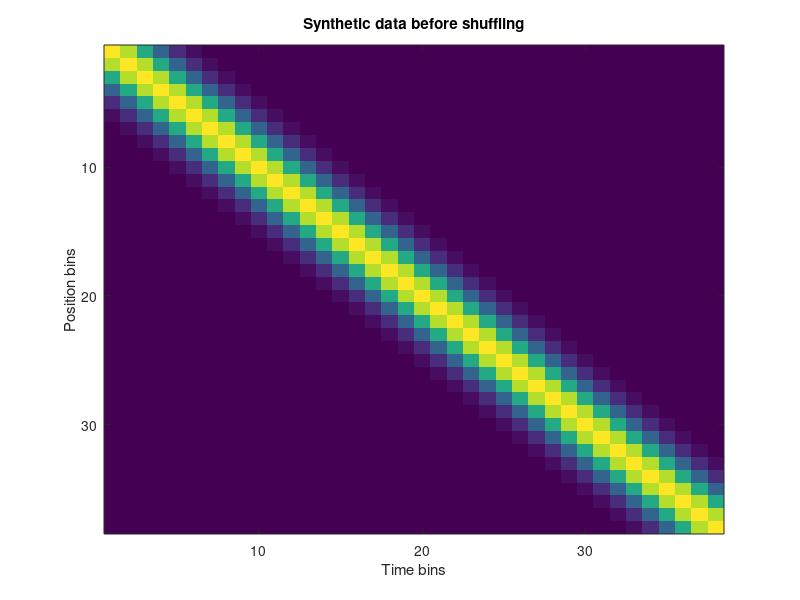

Here is the MATLAB script that generated this plot: (Note: this script raises an error after producing the figure.)
% replay_validate_metrics_v0.m
% this code generates synthetic "replay" and then validate different metrics for
% evaluating replay using the generated data. 

%% synthetic dataset generation - generate a synthetic position and then apply a gaussian around that max posibility
test_time_vector = [1:38];
num_positions = 38;
test_position = test_time_vector*num_positions/numel(test_time_vector);
test_prob = zeros(numel(test_time_vector), numel(test_position));
for i = 1:(numel(test_time_vector))
    test_prob(i,round(test_position(i))) = 1;
end
test_prob_gau = conv2(test_prob,normpdf([-10:1:10],0,2),"same");
figure; imagesc (test_prob_gau'); title("Synthetic data before shuffling"); xlabel("Time bins"); ylabel("Position bins");
%% evaluate how the value of different replay metrics changes with each iteration of shuffling 
% this can probably be improved by averaging each data point over many tries 
shuffle_times = 5; % this determines how many shuffles 
test_prob_gau_shuffled = test_prob_gau; 
weighted_corr_test = [];
max_jump_distance_test = [];
avg_jump_distance_test = [];
num_peaks_test = [];
for i = 1:shuffle_times 
    first_col = randi([1,38]);
    second_col = randi([1,38]);
    placehold_col = test_prob_gau_shuffled(first_col,:);
    test_prob_gau_shuffled(first_col,:) = test_prob_gau_shuffled(second_col,:);
    test_prob_gau_shuffled(second_col,:) = placehold_col;
    [weighted_corr_test(i),max_jump_distance_test(i), avg_jump_distance_test(i),num_peaks_test(i)] = evaluate_candidate_event(test_prob_gau_shuffled);
end 
figure; 
subplot(2,2,1); imagesc(test_prob_gau_shuffled'); xlabel("time bins"); ylabel("position");
subplot(2,2,2); plot(weighted_corr_test); xlabel("number of shuffles"); ylabel("weighted correlation");
subplot(2,2,3); plot(max_jump_distance_test);  xlabel("number of shuffles"); ylabel("max jump distance");
subplot(2,2,4); plot(avg_jump_distance_test);  xlabel("number of shuffles"); ylabel("avg jump distance");

%% generate high noise and low noise data and compare metrics 
% high noise: random, simulates "no replay"
% low noise: potential replay with some noise
shuffle_times_noise_high = 50;
shuffle_times_noise_low = 7;
total_shuffles = 1000; % this is the amount of repeat times 
weighted_corr_test_low_noise = [];
max_jump_distance_low_noise = [];
avg_jump_distance_low_noise = [];
weighted_corr_test_high_noise = [];
max_jump_distance_high_noise = [];
avg_jump_distance_high_noise = [];

for i = 1:total_shuffles
    test_prob_gau_shuffled = test_prob_gau;
    for ii = 1:shuffle_times_noise_high 
        first_col = randi([1,38]);
        second_col = randi([1,38]);
        placehold_col = test_prob_gau_shuffled(first_col,:);
        test_prob_gau_shuffled(first_col,:) = test_prob_gau_shuffled(second_col,:);
        test_prob_gau_shuffled(second_col,:) = placehold_col;
    end 
    [weighted_corr_test_high_noise(i),max_jump_distance_test_high_noise(i), avg_jump_distance_test_high_noise(i),num_peaks_test_high_noise(i)] = evaluate_candidate_event(test_prob_gau_shuffled);
end
test_prob_gau_high_noise = test_prob_gau_shuffled;

for i = 1:total_shuffles
    test_prob_gau_shuffled = test_prob_gau;
    for ii = 1:shuffle_times_noise_low 
        first_col = randi([1,38]);
        second_col = randi([1,38]);
        placehold_col = test_prob_gau_shuffled(first_col,:);
        test_prob_gau_shuffled(first_col,:) = test_prob_gau_shuffled(second_col,:);
        test_prob_gau_shuffled(second_col,:) = placehold_col;
    end 
    [weighted_corr_test_low_noise(i),max_jump_distance_test_low_noise(i), avg_jump_distance_test_low_noise(i),num_peaks_test_low_noise(i)] = evaluate_candidate_event(test_prob_gau_shuffled);
end

% plotting some examples of high noise and low noise results 
fig = figure;
subplot(1,2,1); imagesc(test_prob_gau_high_noise'); xlabel("time bins"); ylabel("position"); title("Example of synthetic data with high noise");
axis xy;
subplot(1,2,2); imagesc(test_prob_gau_shuffled'); xlabel("time bins"); ylabel("position"); title("Example of synthetic data with low noise");
axis xy;
colormap(hot);
% plotting the histogram distribution of shuffled results
fig = figure;
subplot(1,3,1);hist([max_jump_distance_test_high_noise' max_jump_distance_test_low_noise']); xlabel("Maximum jump distance"); ylabel("count");
legend('high noise','low noise','Location','northwest')
subplot(1,3,2);hist([weighted_corr_test_high_noise' weighted_corr_test_low_noise']); xlabel("Weighted correlation"); ylabel("count");
subplot(1,3,3); hist([avg_jump_distance_test_high_noise' avg_jump_distance_test_low_noise']);  xlabel("Average jump distance");  ylabel("count");
ax=axes(fig,'visible','off'); ax.Title.Visible='on'; 
title (ax,"generated data shuffled 1000x (bin shuffle)"); 

